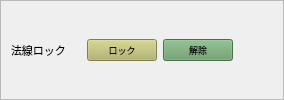
                <widget class="QFrame" name="normalLockFrame">
                 <property name="frameShape">
                  <enum>QFrame::StyledPanel</enum>
                 </property>
                 <property name="frameShadow">
                  <enum>QFrame::Raised</enum>
                 </property>
                 <layout class="QGridLayout" name="gridLayout">
                  <property name="leftMargin">
                   <number>10</number>
                  </property>
                  <property name="topMargin">
                   <number>2</number>
                  </property>
                  <property name="rightMargin">
                   <number>10</number>
                  </property>
                  <property name="bottomMargin">
                   <number>2</number>
                  </property>
                  <item row="0" column="0">
                   <layout class="QHBoxLayout" name="normalLockHLO">
                    <item>
                     <widget class="QLabel" name="normalLockLbl">
                      <property name="minimumSize">
                       <size>
                        <width>70</width>
                        <height>0</height>
                       </size>
                      </property>
                      <property name="maximumSize">
                       <size>
                        <width>70</width>
                        <height>16777215</height>
                       </size>
                      </property>
                      <property name="font">
                       <font>
                        <pointsize>8</pointsize>
                       </font>
                      </property>
                      <property name="text">
                       <string>法線ロック</string>
                      </property>
                     </widget>
                    </item>
                    <item>
                     <widget class="QPushButton" name="normalLockLockBtn">
                      <property name="minimumSize">
                       <size>
                        <width>70</width>
                        <height>0</height>
                       </size>
                      </property>
                      <property name="maximumSize">
                       <size>
                        <width>70</width>
                        <height>16777215</height>
                       </size>
                      </property>
                      <property name="font">
                       <font>
                        <pointsize>7</pointsize>
                       </font>
                      </property>
                      <property name="styleSheet">
                       <string notr="true">#normalLockLockBtn{background-color:#b3b366;color:#000;}</string>
                      </property>
                      <property name="text">
                       <string>ロック</string>
                      </property>
                     </widget>
                    </item>
                    <item>
                     <widget class="QPushButton" name="normalLockUnlockBtn">
                      <property name="minimumSize">
                       <size>
                        <width>70</width>
                        <height>0</height>
                       </size>
                      </property>
                      <property name="maximumSize">
                       <size>
                        <width>70</width>
                        <height>16777215</height>
                       </size>
                      </property>
                      <property name="font">
                       <font>
                        <pointsize>7</pointsize>
                       </font>
                      </property>
                      <property name="styleSheet">
                       <string notr="true">#normalLockUnlockBtn{background-color:#669a66;color:#000;}</string>
                      </property>
                      <property name="text">
                       <string>解除</string>
                      </property>
                     </widget>
                    </item>
                    <item>
                     <spacer name="horizontalSpacer_2">
                      <property name="orientation">
                       <enum>Qt::Horizontal</enum>
                      </property>
                      <property name="sizeHint" stdset="0">
                       <size>
                        <width>40</width>
                        <height>20</height>
                       </size>
                      </property>
                     </spacer>
                    </item>
                   </layout>
                  </item>
                 </layout>
                </widget>
